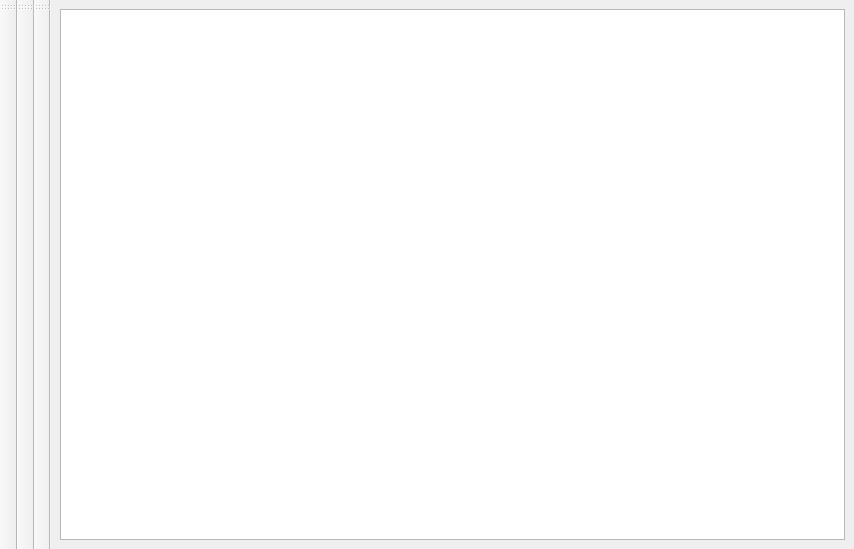
<?xml version="1.0" encoding="UTF-8"?>
<ui version="4.0">
 <class>MainWindow</class>
 <widget class="QMainWindow" name="MainWindow">
  <property name="geometry">
   <rect>
    <x>0</x>
    <y>0</y>
    <width>854</width>
    <height>549</height>
   </rect>
  </property>
  <property name="windowTitle">
   <string>Block list fetcher by Storm Shadow</string>
  </property>
  <property name="windowIcon">
   <iconset resource="icons.rcc">
    <normaloff>:/icon/icons/Python.png</normaloff>:/icon/icons/Python.png</iconset>
  </property>
  <widget class="QWidget" name="centralwidget">
   <layout class="QHBoxLayout" name="horizontalLayout">
    <item>
     <widget class="QTextEdit" name="textEdit">
      <property name="sizePolicy">
       <sizepolicy hsizetype="Expanding" vsizetype="Expanding">
        <horstretch>0</horstretch>
        <verstretch>0</verstretch>
       </sizepolicy>
      </property>
      <property name="minimumSize">
       <size>
        <width>563</width>
        <height>531</height>
       </size>
      </property>
     </widget>
    </item>
   </layout>
  </widget>
  <widget class="QToolBar" name="toolBar">
   <property name="minimumSize">
    <size>
     <width>32</width>
     <height>0</height>
    </size>
   </property>
   <property name="windowTitle">
    <string>toolBar</string>
   </property>
   <property name="toolTip">
    <string>http://ransomwaretracker.abuse.ch/</string>
   </property>
   <property name="layoutDirection">
    <enum>Qt::LeftToRight</enum>
   </property>
   <property name="iconSize">
    <size>
     <width>32</width>
     <height>32</height>
    </size>
   </property>
   <attribute name="toolBarArea">
    <enum>LeftToolBarArea</enum>
   </attribute>
   <attribute name="toolBarBreak">
    <bool>false</bool>
   </attribute>
  </widget>
  <widget class="QToolBar" name="toolBar_2">
   <property name="minimumSize">
    <size>
     <width>32</width>
     <height>0</height>
    </size>
   </property>
   <property name="windowTitle">
    <string>toolBar_2</string>
   </property>
   <property name="toolTip">
    <string>https://www.iblocklist.com/</string>
   </property>
   <property name="iconSize">
    <size>
     <width>32</width>
     <height>32</height>
    </size>
   </property>
   <attribute name="toolBarArea">
    <enum>LeftToolBarArea</enum>
   </attribute>
   <attribute name="toolBarBreak">
    <bool>true</bool>
   </attribute>
  </widget>
  <widget class="QToolBar" name="toolBar_3">
   <property name="minimumSize">
    <size>
     <width>32</width>
     <height>0</height>
    </size>
   </property>
   <property name="windowTitle">
    <string>toolBar_3</string>
   </property>
   <property name="toolTip">
    <string>blocklist.de</string>
   </property>
   <property name="iconSize">
    <size>
     <width>32</width>
     <height>32</height>
    </size>
   </property>
   <attribute name="toolBarArea">
    <enum>LeftToolBarArea</enum>
   </attribute>
   <attribute name="toolBarBreak">
    <bool>true</bool>
   </attribute>
  </widget>
 </widget>
 <resources>
  <include location="icons.rcc"/>
 </resources>
 <connections/>
</ui>
